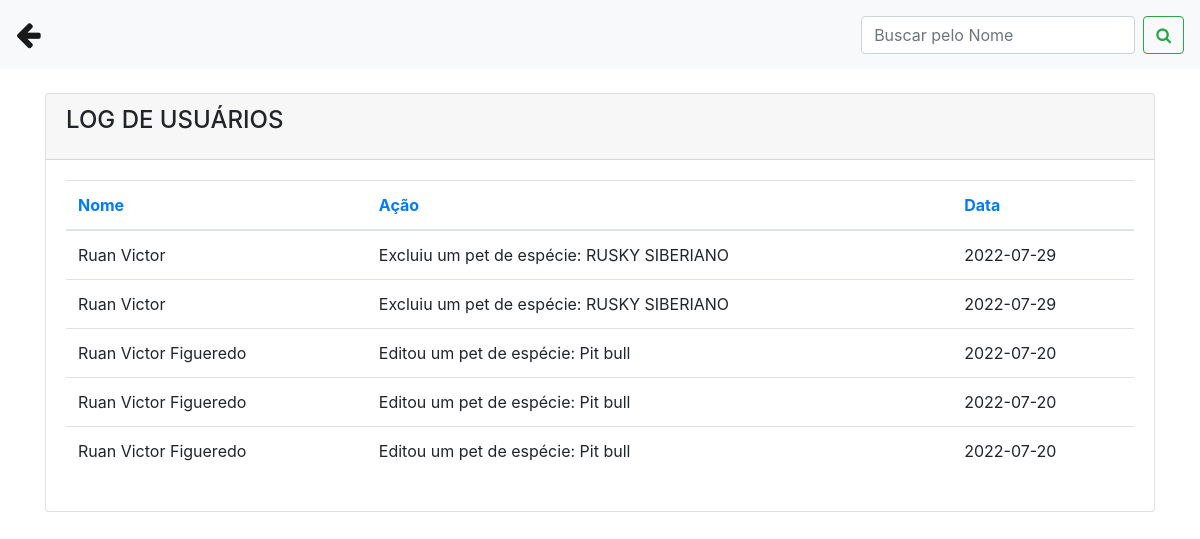
/log.php (signed in), run on the app's committed database.
### tables this page shows
CREATE TABLE `loguser` (
  `id` int(11) NOT NULL,
  `nome` varchar(100) NOT NULL,
  `acao` varchar(200) NOT NULL,
  `data` varchar(20) NOT NULL
);

### log.php (the view, shortened to what this page needs)
<?php
include('conexao.php');
?>
<!DOCTYPE html>
<html>
<head>
 <link rel="stylesheet" href="https://stackpath.bootstrapcdn.com/bootstrap/4.1.3/css/bootstrap.min.css">
<link rel="stylesheet" href="https://cdnjs.cloudflare.com/ajax/libs/font-awesome/4.7.0/css/font-awesome.min.css">
</head>
<body>
  <nav class="navbar navbar-expand-lg navbar-light bg-light">
  <a class="navbar-brand" href="painel_admin.php"><big><big><i class="fa fa-arrow-left"></i></big></big></a>
  <div class="collapse navbar-collapse" id="conteudoNavbarSuportado">
    <form class="form-inline my-2 my-lg-0">
      <input name="txtpesquisar" class="form-control mr-sm-2" type="search" placeholder="Buscar pelo Nome" aria-label="Pesquisar">
      <button name="buttonPesquisar" class="btn btn-outline-success my-2 my-sm-0" type="submit"><i class="fa fa-search"></i></button>
    </form>
  </div>
</nav>
<div class="container">
      <br>
          <div class="content">
            <div class="row">
              <div class="col-md-12">
                <div class="card">
                  <div class="card-header">
                    <h4 class="card-title"> LOG DE USUÁRIOS</h4>
                  </div>
                  <div class="card-body">
                    <div class="table-responsive" >
                      <?php
                        if(isset($_GET['buttonPesquisar']) and $_GET['txtpesquisar'] != ''){
                          $nome = $_GET['txtpesquisar'] . '%';
                           $query = "select * from loguser where nome LIKE '$nome'  order by nome asc";
                        }
                        else{
                         $query = "select * from loguser order by data desc";
                        }
                        $result = mysqli_query($conexao, $query);
                        $row = mysqli_num_rows($result);
                        if($row == ''){
                            echo "<h3> Não existem dados cadastrados no banco </h3>";
                        }else{
                           ?>
                      <table class="table">
                        <thead class=" text-primary">
                          <th>
                            Nome
                          </th>
                          <th>
                            Ação
                          </th>
                          <th>
                            Data
                          </th>
                        </thead>
                        <tbody>
                         <?php
                          while($res_1 = mysqli_fetch_array($result)){
                            $nome = $res_1["nome"];
                            $acao = $res_1["acao"];
                            $data = $res_1["data"];
                            ?>
                            <tr>
                             <td><?php echo $nome; ?></td>
                             <td><?php echo $acao; ?></td>
                             <td><?php echo $data; ?></td>
                            </tr>
                            <?php
                              }
                            ?>
                        </tbody>
                      </table>
                          <?php
                              }
                            ?>
                    </div>
                  </div>
                </div>
              </div>
</div>
</body>
</html>

### data on the page
loguser: nome "Ruan Victor", acao "Excluiu um pet de espécie: RUSKY SIBERIANO", data "2022-07-29"
loguser: nome "Ruan Victor", acao "Excluiu um pet de espécie: RUSKY SIBERIANO", data "2022-07-29"
loguser: nome "Ruan Victor Figueredo", acao "Editou um pet de espécie: Pit bull", data "2022-07-20"
loguser: nome "Ruan Victor Figueredo", acao "Editou um pet de espécie: Pit bull", data "2022-07-20"
loguser: nome "Ruan Victor Figueredo", acao "Editou um pet de espécie: Pit bull", data "2022-07-20"
